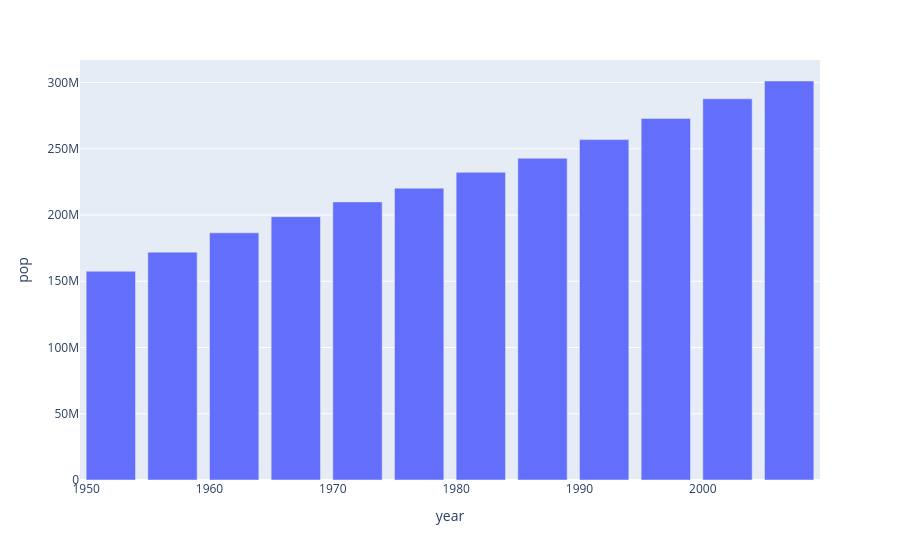

The code cell stored with this chart in its notebook:
### Code cell
px.bar(df_us, x = 'year', y = 'pop')

### Figure 1 — Plotly figure (JSON) as saved in the notebook; plotly's stock layout.template omitted (floating-point values rounded to 4 significant figures)
{"data": [{"hovertemplate": "year=%{x}<br>pop=%{y}<extra></extra>", "legendgroup": "", "marker": {"color": "#636efa", "pattern": {"shape": ""}}, "name": "", "orientation": "v", "showlegend": false, "textposition": "auto", "type": "bar", "x": [1952, 1957, 1962, 1967, 1972, 1977, 1982, 1987, 1992, 1997, 2002, 2007], "xaxis": "x", "y": [157553000, 171984000, 186538000, 198712000, 209896000, 220239000, 232187835, 242803533, 256894189, 272911760, 287675526, 301139947], "yaxis": "y"}], "layout": {"barmode": "relative", "legend": {"tracegroupgap": 0}, "margin": {"t": 60}, "xaxis": {"anchor": "y", "domain": [0, 1], "title": {"text": "year"}}, "yaxis": {"anchor": "x", "domain": [0, 1], "title": {"text": "pop"}}}}
